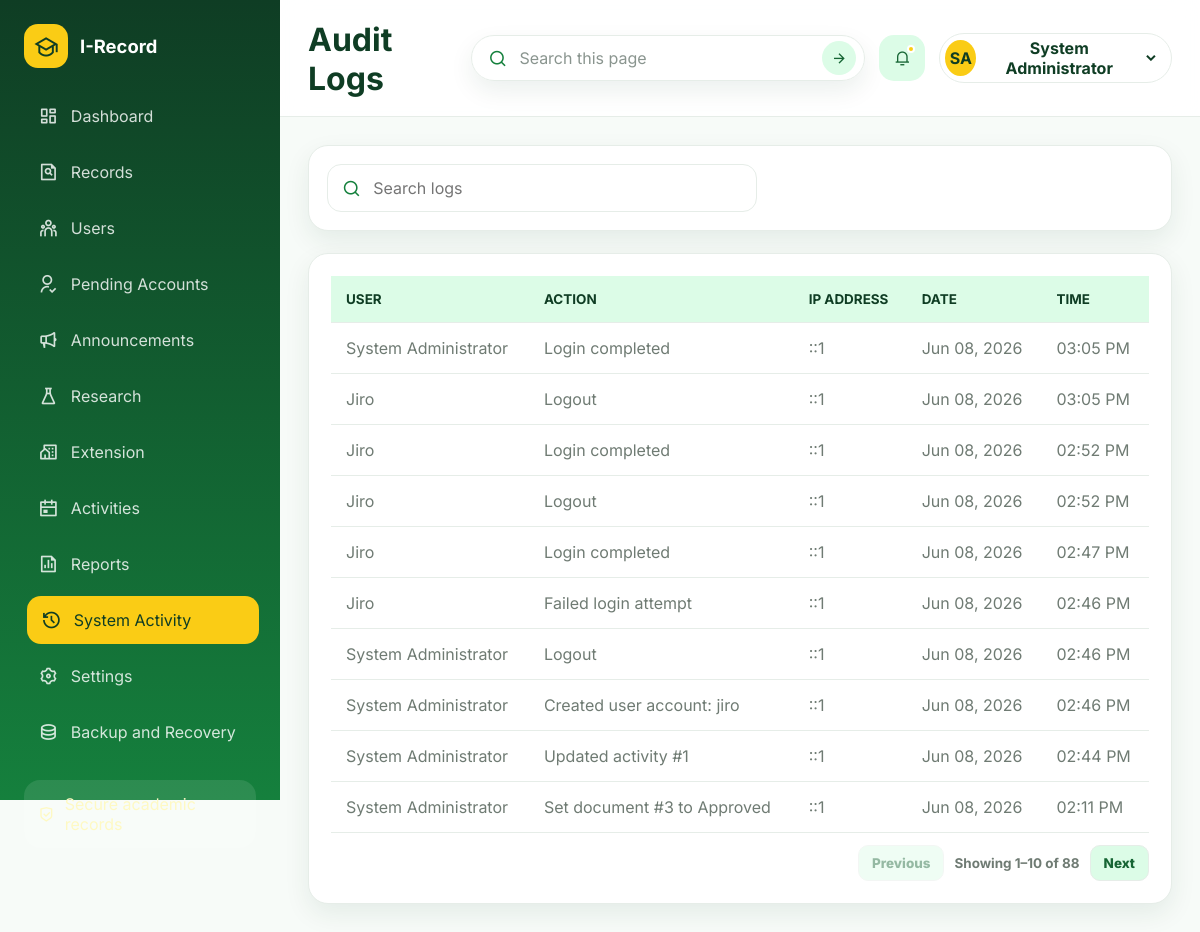
Page /audit-logs.php (signed in) on the committed database.
### tables this page shows
CREATE TABLE users (
  id INT AUTO_INCREMENT PRIMARY KEY,
  fullname VARCHAR(160) NOT NULL,
  gender VARCHAR(30) NULL,
  birthday DATE NULL,
  email VARCHAR(190) NOT NULL UNIQUE,
  phone VARCHAR(30) NULL,
  username VARCHAR(80) NOT NULL UNIQUE,
  password VARCHAR(255) NOT NULL,
  role ENUM('Super Admin','Vice President','OVPRE Staff','Research Coordinator','Extension Coordinator','Faculty Researcher','Evaluator/Reviewer','User') NOT NULL,
  department_id INT NULL,
  status ENUM('Pending','Active','Rejected','Suspended','Inactive','Locked') NOT NULL DEFAULT 'Pending',
  approved_at DATETIME NULL,
  approved_by INT NULL,
  rejected_at DATETIME NULL,
  rejected_by INT NULL,
  rejection_reason TEXT NULL,
  login_attempts INT DEFAULT 0,
  locked_until DATETIME NULL,
  reset_token VARCHAR(255) NULL,
  reset_expires DATETIME NULL,
  last_login_at DATETIME NULL,
  created_by INT NULL,
  deleted_at DATETIME NULL,
  created_at TIMESTAMP DEFAULT CURRENT_TIMESTAMP,
  updated_at TIMESTAMP NULL DEFAULT NULL ON UPDATE CURRENT_TIMESTAMP,
  INDEX idx_users_approved_by (approved_by),
  INDEX idx_users_rejected_by (rejected_by),
  INDEX idx_users_status_created (status, created_at),
  FOREIGN KEY (department_id) REFERENCES departments(id) ON DELETE SET NULL,
  FOREIGN KEY (approved_by) REFERENCES users(id) ON DELETE SET NULL,
  FOREIGN KEY (rejected_by) REFERENCES users(id) ON DELETE SET NULL
);

CREATE TABLE audit_logs (
  id INT AUTO_INCREMENT PRIMARY KEY,
  user_id INT NULL,
  action VARCHAR(255) NOT NULL,
  ip_address VARCHAR(64) NOT NULL,
  created_at TIMESTAMP DEFAULT CURRENT_TIMESTAMP,
  FOREIGN KEY (user_id) REFERENCES users(id) ON DELETE SET NULL
);

### includes/bootstrap.php (called while the page is built, shortened)
<?php
function db(): PDO {
    static $pdo = null;
    if ($pdo instanceof PDO) {
        return $pdo;
    }
    $pdo = new PDO(
        'mysql:host=' . DB_HOST . ';dbname=' . DB_NAME . ';charset=utf8mb4',
        DB_USER,
        DB_PASS,
        [
            PDO::ATTR_ERRMODE => PDO::ERRMODE_EXCEPTION,
            PDO::ATTR_DEFAULT_FETCH_MODE => PDO::FETCH_ASSOC,
        ]
    );
    return $pdo;
}
function h($value): string {
    return htmlspecialchars((string) $value, ENT_QUOTES, 'UTF-8');
}
function current_user(): ?array {
    $stmt = db()->prepare('SELECT * FROM users WHERE id = ? AND status = "Active" AND deleted_at IS NULL LIMIT 1');
    $stmt->execute([$_SESSION['user_id']]);
    return $stmt->fetch() ?: null;
}

### audit-logs.php (the view, shortened to what this page needs)
<?php
require_once 'includes/layout.php';
$logs = db()->query('SELECT l.*, u.fullname FROM audit_logs l LEFT JOIN users u ON u.id = l.user_id ORDER BY l.created_at DESC LIMIT 200')->fetchAll();
renderHeader('Audit Logs', 'audit');
?>
<section class="tool-panel"><div class="search-control"><i class="ri-search-line"></i><input data-table-search type="search" placeholder="Search logs"></div></section>
<section class="panel"><div class="table-scroll"><table class="data-table portal-table"><thead><tr><th>User</th><th>Action</th><th>IP Address</th><th>Date</th><th>Time</th></tr></thead><tbody>
<?php foreach ($logs as $log): ?><tr data-table-row><td><?php echo h($log['fullname'] ?? 'System'); ?></td><td><?php echo h($log['action']); ?></td><td><?php echo h($log['ip_address']); ?></td><td><?php echo h(date('M d, Y', strtotime($log['created_at']))); ?></td><td><?php echo h(date('h:i A', strtotime($log['created_at']))); ?></td></tr><?php endforeach; ?>
</tbody></table></div></section>
<?php renderFooter(); ?>

### includes/layout.php (shortened to what this page needs)
<?php
require_once __DIR__ . '/bootstrap.php';
function activePage($page, $currentPage)
{
    return $page === $currentPage ? 'active' : '';
}
function renderHeader($pageTitle, $currentPage)
{
    $user = current_user();
    $name = $user['fullname'] ?? 'Guest';
    $initials = implode('', array_map(fn($part) => strtoupper(substr($part, 0, 1)), array_slice(preg_split('/\s+/', trim($name)), 0, 2)));
    $savedProfilePhoto = (string) ($user['profile_photo'] ?? '');
    $profilePhotoUrl = preg_match('#^uploads/profile-photos/[A-Za-z0-9._-]+\.(jpg|png|webp)$#', $savedProfilePhoto) ? $savedProfilePhoto : '';
    $isSuperAdmin = ($user['role'] ?? '') === ROLE_SUPER_ADMIN;
    $unreadNotificationCount = 0;
    if ($user) {
        $unreadNotificationStmt = db()->prepare('SELECT COUNT(*) FROM notifications WHERE user_id = ? AND status = "Unread"');
        $unreadNotificationStmt->execute([(int) $user['id']]);
        $unreadNotificationCount = (int) $unreadNotificationStmt->fetchColumn();
    }
?>
    <!DOCTYPE html>
    <html lang="en">
    <head>
        <link rel="stylesheet" href="assets/css/style.css?v=20261012-project-tracking-search">
        <link href="https://cdn.jsdelivr.net/npm/remixicon@4.5.0/fonts/remixicon.css" rel="stylesheet">
        <link href="https://cdnjs.cloudflare.com/ajax/libs/font-awesome/6.5.2/css/all.min.css" rel="stylesheet">
    </head>
    <body>
        <div class="app-shell">
            <aside class="sidebar" id="sidebar">
                <a class="brand" href="dashboard.php">
                    <span><i class="ri-graduation-cap-line"></i></span>
                    <strong><?php echo APP_NAME; ?></strong>
                </a>
                <nav class="sidebar-nav">
                    <a class="<?php echo activePage('dashboard', $currentPage); ?>" href="dashboard.php"><i class="ri-dashboard-line"></i><span>Dashboard</span></a>
                    <a class="<?php echo activePage('documents', $currentPage); ?>" href="admin-documents.php"><i class="ri-file-search-line"></i><span>Records</span></a>
                    <?php if ($isSuperAdmin): ?>
                        <a class="<?php echo activePage('users', $currentPage); ?>" href="admin-users.php"><i class="ri-team-line"></i><span>Users</span></a>
                        <a class="<?php echo activePage('pending-users', $currentPage); ?>" href="admin-pending-users.php"><i class="ri-user-follow-line"></i><span>Pending Accounts</span></a>
                    <?php endif; ?>
                    <a class="<?php echo activePage('announcements', $currentPage); ?>" href="announcements.php"><i class="ri-megaphone-line"></i><span>Announcements</span></a>
                    <a class="<?php echo activePage('research', $currentPage); ?>" href="research.php"><i class="ri-flask-line"></i><span>Research</span></a>
                    <a class="<?php echo activePage('extension', $currentPage); ?>" href="extension.php"><i class="ri-community-line"></i><span>Extension</span></a>
                    <a class="<?php echo activePage('activities', $currentPage); ?>" href="activities.php"><i class="ri-calendar-event-line"></i><span>Activities</span></a>
                    <a class="<?php echo activePage('reports', $currentPage); ?>" href="admin-reports.php"><i class="ri-file-chart-line"></i><span>Reports</span></a>
                    <?php if ($isSuperAdmin): ?>
                        <a class="<?php echo activePage('audit', $currentPage); ?>" href="system-activity.php"><i class="ri-history-line"></i><span>System Activity</span></a>
                        <a class="<?php echo activePage('settings', $currentPage); ?>" href="admin-settings.php"><i class="ri-settings-3-line"></i><span>Settings</span></a>
                        <a class="<?php echo activePage('backup', $currentPage); ?>" href="system-backup.php"><i class="ri-database-2-line"></i><span>Backup and Recovery</span></a>
                    <?php endif; ?>
                </nav>
                <div class="sidebar-footer">
                    <i class="ri-shield-check-line"></i>
                    <span>Secure academic records</span>
                </div>
            </aside>
            <div class="page-wrap">
                <header class="topbar">
                    <div class="topbar-title">
                        <h1><?php echo h($pageTitle); ?></h1>
                    </div>
                    <form class="topbar-search" role="search" action="search.php" method="get" data-global-search-form>
                        <i class="ri-search-line"></i>
                        <input type="search" name="q" placeholder="Search this page" aria-label="Search across accessible records" data-global-search>
                        <button class="topbar-search-submit" type="submit" aria-label="Run search"><i class="ri-arrow-right-line"></i></button>
                    </form>
                    <a class="topbar-icon" href="notifications.php" aria-label="Notifications<?php echo $unreadNotificationCount ? ', ' . $unreadNotificationCount . ' unread' : ''; ?>">
                        <i class="ri-notification-3-line"></i>
                        <?php if ($unreadNotificationCount): ?><span></span><?php endif; ?>
                    </a>
                    <div class="profile-menu">
                        <button class="profile-button" type="button" data-profile-toggle aria-expanded="false" aria-haspopup="true">
                            <span class="avatar"><?php if ($profilePhotoUrl): ?><img src="<?php echo h($profilePhotoUrl); ?>" alt=""><?php else: ?><?php echo h($initials ?: 'IR'); ?><?php endif; ?></span>
                            <span><?php echo h($name); ?></span>
                            <i class="ri-arrow-down-s-line"></i>
                        </button>
                    </div>
                </header>
                <main class="content-area">
                <?php
            }
            function renderFooter()
            {
                ?>
                </main>
            </div>
        </div>
    </body>
    </html>
<?php
            }
?>

### rows in the picture
users: fullname "SA", fullname "System Administrator"
audit_logs: user.fullname "System Administrator", action "Login completed", ip_address "::1", created_at "Jun 08, 2026", created_at "03:05 PM"
audit_logs: user.fullname "Jiro", action "Logout", ip_address "::1", created_at "Jun 08, 2026", created_at "03:05 PM"
audit_logs: user.fullname "Jiro", action "Login completed", ip_address "::1", created_at "Jun 08, 2026", created_at "02:52 PM"
audit_logs: user.fullname "Jiro", action "Logout", ip_address "::1", created_at "Jun 08, 2026", created_at "02:52 PM"
audit_logs: user.fullname "Jiro", action "Login completed", ip_address "::1", created_at "Jun 08, 2026", created_at "02:47 PM"
audit_logs: user.fullname "Jiro", action "Failed login attempt", ip_address "::1", created_at "Jun 08, 2026", created_at "02:46 PM"
audit_logs: user.fullname "System Administrator", action "Logout", ip_address "::1", created_at "Jun 08, 2026", created_at "02:46 PM"
audit_logs: user.fullname "System Administrator", action "Created user account: jiro", ip_address "::1", created_at "Jun 08, 2026", created_at "02:46 PM"
audit_logs: user.fullname "System Administrator", action "Updated activity #1", ip_address "::1", created_at "Jun 08, 2026", created_at "02:44 PM"
audit_logs: user.fullname "System Administrator", action "Set document #3 to Approved", ip_address "::1", created_at "Jun 08, 2026", created_at "02:11 PM"

### other values in the picture
APP_NAME "I-Record"
$pageTitle "Audit Logs"
